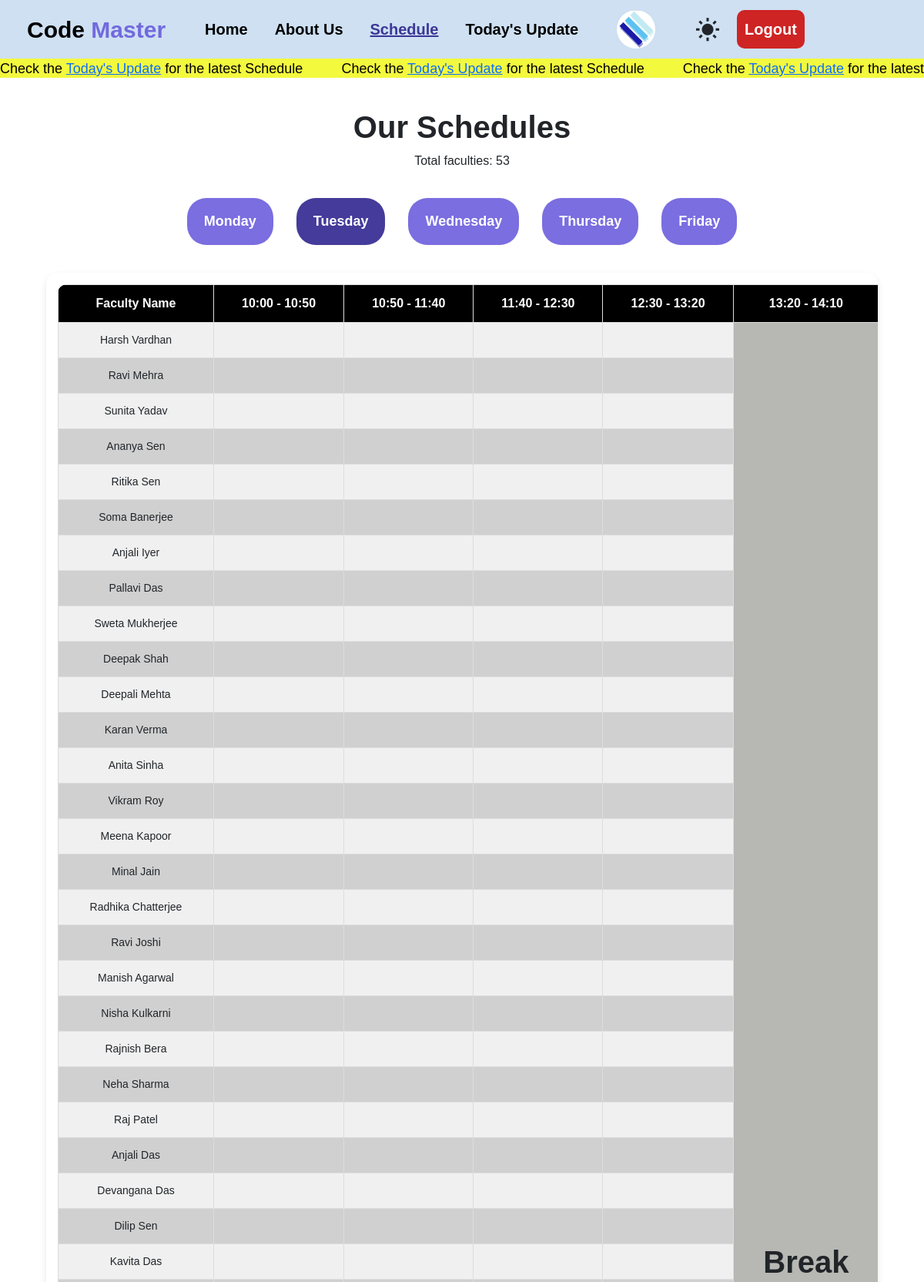
Page /schedule/?day=Tuesday (signed in, upper part) on the committed database.
### Accounts/models.py (models this page shows, shortened)
class Faculty(models.Model):
    user = models.OneToOneField(User, on_delete=models.CASCADE)
    email = models.EmailField( null=True, blank=True)
    phone_number = models.CharField(max_length=10, null=True, blank=True)
    college_id = models.CharField(max_length=10, unique=True, null=True, blank=True)
    subject = models.CharField(max_length=20)
    photo = models.ImageField(upload_to='faculty_photos/', null=True, blank=True)

### Base_App/models.py (models this page shows, shortened)
class period(models.Model):
    start_time = models.TimeField()
    end_time = models.TimeField(null=True, blank=True)
    period_number = models.IntegerField(null=True, blank=True)
    is_break = models.BooleanField(default=False)

class faculty(models.Model):
    faculty_name = models.CharField(max_length=100)
    college_id = models.CharField(max_length=25,default='DSC-1000')
    subjects = models.ManyToManyField('subject', related_name='faculties')

### Base_App/views.py (the view)
# urls.py: path('schedule/', views.schedule_view, name='schedule_display'),
def schedule_view(request):
    selected_day = request.GET.get('day')
    if not selected_day:
        today = datetime.datetime.today().strftime('%A')
        selected_day = today if today in DAYS else "Monday"
    try:
        selected_day_obj = day.objects.get(day_name__iexact=selected_day)
    except day.DoesNotExist:
        selected_day_obj = None
    faculties = faculty.objects.prefetch_related(
        Prefetch(
            'schedules',
            queryset=schedule.objects.filter(day=selected_day_obj).select_related(
                'subject', 'section', 'room', 'period', 'day'
            ),
            to_attr='filtered_schedules'  # ⬅️ Custom attribute to access in template
        )
    ).all()
    periods = period.objects.order_by('period_number')
    return render(request, 'schedule.html', {
        'faculties': faculties,
        'periods': periods,
        'selected_day': selected_day,
        'days': DAYS,
    })

### templates/schedule.html (shortened to what this page needs)
{% extends "base.html" %}
{% block schedule_status %}active{% endblock schedule_status %}
{% block content %}
<div class="moving-text">
    <div class="scrolling-wrapper">
        <p>
            Check the <a href="/today_schedule">Today's Update</a> for the latest Schedule
            &nbsp;&nbsp;&nbsp;&nbsp;&nbsp;&nbsp;&nbsp;&nbsp;
            Check the <a href="/today_schedule">Today's Update</a> for the latest Schedule
            &nbsp;&nbsp;&nbsp;&nbsp;&nbsp;&nbsp;&nbsp;&nbsp;
            Check the <a href="/today_schedule">Today's Update</a> for the latest Schedule
            &nbsp;&nbsp;&nbsp;&nbsp;&nbsp;&nbsp;&nbsp;&nbsp;
            Check the <a href="/today_schedule">Today's Update</a> for the latest Schedule
        </p>
    </div>
</div>
<section class="schedule-section">
    <div class="schedule-head">
        <h1>Our Schedules</h1>
        <p>Total faculties: {{ faculties|length }}</p>
    </div>
    <div class="day-btns">
        <ul class="days-list">
            {% for d in days %}
                <li>
                    <a href="?day={{ d }}" class="{% if d == selected_day %}active{% endif %}">
                        {{ d }}
                    </a>
                </li>
            {% endfor %}
        </ul>
    </div>
    <div class="today-schedule-table">
        <table>
            <thead>
                <tr>
                    <th>Faculty Name</th>
                    {% for p in periods %}
                        <th>{{ p.start_time|time:"H:i" }} - {{ p.end_time|time:"H:i" }}</th>
                    {% endfor %}
                </tr>
            </thead>
            <tbody>
                {% for f in faculties %}
                    <tr>
                        <td>{{ f.faculty_name }}</td>
                        {% for p in periods %}
                            {% if p.is_break %}
                                {% if forloop.parentloop.first %}
                                    <td rowspan="{{ faculties|length }}" style="background: #b7b7b3; font-size: 40px; font-weight: bold; text-align: center;">Break</td>
                                {% endif %}
                            {% else %}
                                <td>
                                </td>
                            {% endif %}
                        {% endfor %}
                    </tr>
                {% endfor %}
            </tbody>
        </table>
    </div>
</section>
{% endblock content %}

### templates/base.html (shortened to what this page needs)
{% load static %}
<!DOCTYPE html>
<html lang="en">
<head>
    <link rel="stylesheet" href="{% static 'style.css' %}" />
    <link rel="stylesheet" href="https://unpkg.com/boxicons@2.1.4/css/boxicons.min.css" />
    <link href="https://cdn.jsdelivr.net/npm/bootstrap@5.3.3/dist/css/bootstrap.min.css" rel="stylesheet" />
</head>
<body class="{% block body_class %}{% endblock body_class %}">
    {% if not block.body_class or block.body_class != "dashboard-page" %}
    <header>
        <div class="navbar">
            <nav>
                <a class="logo" href="/">Code <span>Master</span></a>
                <ul class="navbar-ul">
                    <li ><a class="{% block home_status %}{% endblock home_status %}" href="/">Home</a></li>
                    <li><a class="{% block about_status %}{% endblock about_status %}" href="/about">About Us</a></li>
                    <li><a class="{% block schedule_status %}{% endblock schedule_status %}" href="/schedule/?day=Monday">Schedule</a></li>
                    <li><a class="{% block todaySchedule_status %}{% endblock todaySchedule_status %}" href="/today_schedule">Today's Update</a></li>
                </ul>
                <div class="user-icon">
                    <a href="/dashboard/">
                        {% if request.user.faculty.photo %}
                          <img src="{{ request.user.faculty.photo.url }}" alt="Profile Photo"
                               style="width: 50px; height: 50px; border-radius: 50%; object-fit: cover; margin-left: 50px; margin-right: 50px;">
                        {% else %}
                        <i class='bx bxs-user-circle' style="margin-left: 50px; margin-right: 50px;"></i>
                        {% endif %}
                      </a>
                </div>
                <i class='bx bxs-sun' style="font-size: 36px;"></i>
                {% if user.is_authenticated %}
                    <a class="nav-btn-logout" href="{% url 'logout' %}">Logout</a>
                {% else %}
                    <a class="nav-btn" href="{% url 'signup' %}">Sign up / Login</a>
                {% endif %}
            </nav>
        </div>
    </header>
    {% endif %}
    {% block content %}{% endblock content %}
</body>
</html>

### static/style.css (style rules this page uses)
:root { --primary-bg-color: #cee0f2; --lightheme-color: #5f51dad4; --lighthover-color: #1f1486d4; --darktheme-color: #f1f816d4; --darkhover-color: #babf1bd4; --white-color: white; --black-color: black; --red-color: #ce2424; --deepred-color: #9e1212; --font-family: Arial, sans-serif; }
* { margin: 0; padding: 0; box-sizing: border-box; font-family: var(--font-family); }
span { color: var(--lightheme-color); }
header { background-color: var(--primary-bg-color); color: var(--text-color); padding: 5px 0; font-size: 20px; }
.navbar nav { display: flex; align-items: center; justify-content: space-between; padding-left: 35px; }
.navbar nav .logo { color: var(--black-color); text-decoration: none; font-size: 30px; font-weight: 700; transition: all 0.2s ease; margin-right: 19px; }
.navbar-ul { display: flex; list-style: none; gap: 35px; margin: 0 auto; }
.navbar-ul li a { text-decoration: none; font-weight: 600; color: var(--black-color); transition: all 0.2s ease; }
.navbar-ul li a.active { color: var(--lighthover-color); font-weight: bold; text-decoration: underline; transform: translateY(-3px); }
nav .nav-btn-logout { background-color: var(--red-color); color: var(--white-color); cursor: pointer; border-radius: 10px; padding: 8px; display: inline-block; text-decoration: none; font-weight: 600; border: 2px solid transparent; transition: all 0.2s ease; margin-left: 20px; }
.moving-text { background-color: var(--darktheme-color); width: 100%; height: 25px; overflow: hidden; }
.scrolling-wrapper { display: flex; white-space: nowrap; animation: scroll 30s linear infinite; }
.scrolling-wrapper p { display: inline-block; white-space: nowrap; font-size: 18px; color: var(--black-color); }
.schedule-section { display: flex; flex-direction: column; align-items: center; justify-content: center; text-align: center; width: 100%; }
.schedule-head h1 { text-align: center; font-weight: 600; margin-top: 40px; }
.day-btns { text-align: center; margin-top: 20px; }
.days-list { display: flex; justify-content: center; gap: 30px; list-style: none; padding: 0; justify-content: space-between; width: 100%; }
.days-list li { list-style-type: none; display: flex; }
.days-list li a { text-decoration: none; padding: 17px 22px; font-size: 18px; font-weight: 600; background-color: var(--lightheme-color); color: var(--white-color); border-radius: 25px; cursor: pointer; transition: all 0.3s ease; }
.days-list li a.active { background-color: var(--lighthover-color); color: var(--white-color); }
th, td { padding: 12px 15px; text-align: center; border: 1px solid var(--black-color); }
th { background-color: #000; color: #fff; font-weight: bold; }
td { font-size: 14px; }
tr:nth-child(odd) { background-color: #f0f0f0; }
tr:nth-child(even) { background-color: #d0d0d0; }
.today-schedule-table { width: 90%; margin: 20px auto; overflow-x: auto; background: white; border-radius: 15px; padding: 15px; box-shadow: 0 4px 10px rgba(0, 0, 0, 0.1); }
.today-schedule-table table { width: 150%; border-collapse: collapse; background: white; border-radius: 12px; overflow: hidden; }
.today-schedule-table th, .today-schedule-table td { padding: 12px 15px; text-align: center; border: 1px solid #ddd; }
.today-schedule-table th { background-color: #000; color: #fff; font-weight: bold; }
.today-schedule-table td { font-size: 14px; }

### rows in the picture
period: start_time "10:00", end_time "10:50", is_break False (drawn)
period: start_time "10:50", end_time "11:40", is_break False (drawn)
period: start_time "11:40", end_time "12:30", is_break False (drawn)
period: start_time "12:30", end_time "13:20", is_break False (drawn)
period: start_time "13:20", end_time "14:10"
faculty: faculty_name "Harsh Vardhan"
faculty: faculty_name "Ravi Mehra"
faculty: faculty_name "Sunita Yadav"
faculty: faculty_name "Ananya Sen"
faculty: faculty_name "Ritika Sen"
faculty: faculty_name "Soma Banerjee"
faculty: faculty_name "Anjali Iyer"
faculty: faculty_name "Pallavi Das"
faculty: faculty_name "Sweta Mukherjee"
faculty: faculty_name "Deepak Shah"
faculty: faculty_name "Deepali Mehta"
faculty: faculty_name "Karan Verma"
faculty: faculty_name "Anita Sinha"
faculty: faculty_name "Vikram Roy"
faculty: faculty_name "Meena Kapoor"
faculty: faculty_name "Minal Jain"
faculty: faculty_name "Radhika Chatterjee"
faculty: faculty_name "Ravi Joshi"
faculty: faculty_name "Manish Agarwal"
faculty: faculty_name "Nisha Kulkarni"
faculty: faculty_name "Rajnish Bera"
faculty: faculty_name "Neha Sharma"
faculty: faculty_name "Raj Patel"
faculty: faculty_name "Anjali Das"
faculty: faculty_name "Devangana Das"
faculty: faculty_name "Dilip Sen"
faculty: faculty_name "Kavita Das"

### other values in the picture
{{ faculties|length }} "53"
{{ d }} "Monday" "Tuesday" "Wednesday" "Thursday" "Friday"
